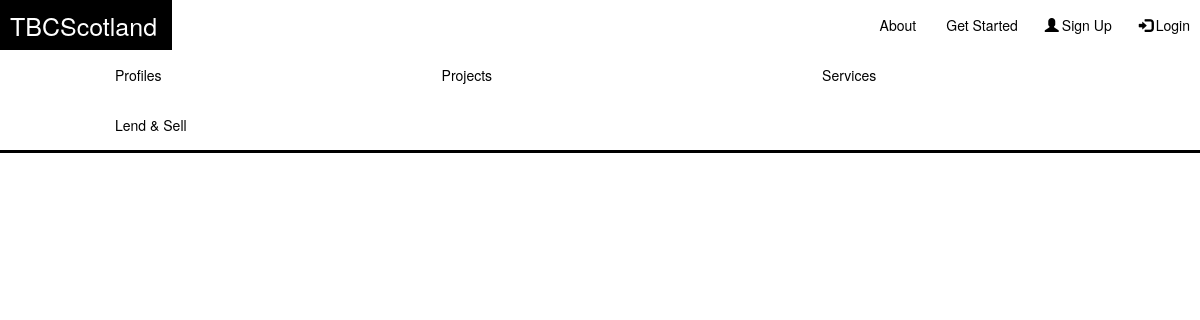
Page /tbc/projects/lkj/ on the earlier database version.
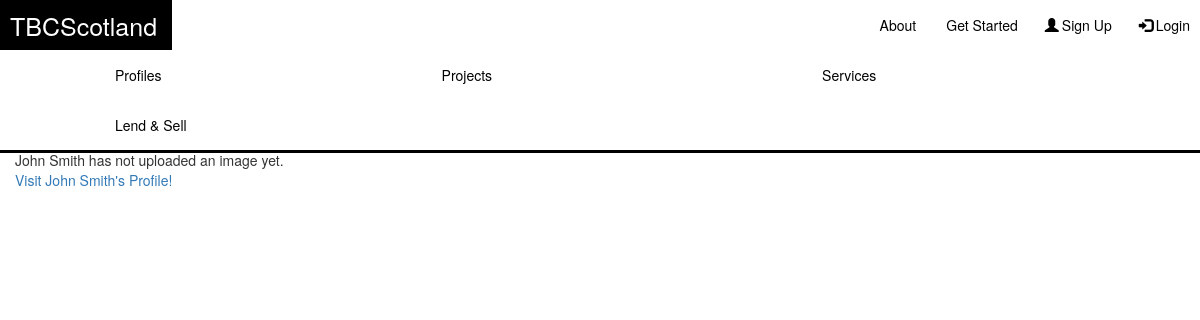
Same page on the later database version.
### tbc/models.py (models this page shows, shortened)
class Projects(models.Model):
    profile = models.ForeignKey(Profile)
    title = models.CharField(max_length=128)
    description = models.TextField()
    lookingFor = models.TextField()
    views = models.IntegerField(default=0)
    slug = models.SlugField(unique=True)
    image = models.ImageField(upload_to='Projects_images', blank=True)
    timeline = models.CharField(max_length=128)
    keywords = models.TextField()

class Profile(models.Model):
    name = models.CharField(max_length=128)
    image = models.ImageField(upload_to='profile_images', blank=True)
    skills = models.TextField()
    education = models.TextField()
    aboutme = models.TextField()
    slug = models.SlugField(unique=True)
    portfolio = models.ImageField(upload_to='portfolio_images', blank=True)
    activities = models.ImageField(upload_to='activities_images', blank=True)
    views = models.IntegerField(default=0)
    reviews = models.TextField()
    password = models.CharField(max_length=20)
    email = models.CharField(max_length=128)
    username = models.CharField(max_length=128)
    def __str__(self):
        return self.name

### tbc/views.py (the view)
# urls.py: url(r'^projects/(?P<project_name_slug>[\w\-]+)/$', views.show_project, name='show_project'),
def show_project(request, project_name_slug):
    context_dict = {}
    try:
        project = Projects.objects.get(slug=project_name_slug)
        context_dict['project_ad'] = project
    except Projects.DoesNotExist:
        context_dict['project_ad'] = None
    return render(request, 'tbc/projectad.html', context_dict)

### templates/tbc/projectad.html (shortened to what this page needs)
{% extends 'tbc/base.html' %}
{% block body_block %}
    <body>
        {% if project_ad %}
        <h1>{{ project_ad.title }}</h1>
        <div>
        </div>
        <div>
        </div>
            {% if project_ad.image %}
        <div>
            {{ project_ad.image }}
        </div>
            {% else %}
        <div>
            {{ project_ad.profile }} has not uploaded an image yet.
        </div>
            {% endif %}
        <div>
            <a href="{% url 'show_profile' project_ad.profile.slug %}">Visit {{ project_ad.profile }}'s Profile!</a>
        </div>
        {% else %}
        <strong>No Ad!</strong>
        {% endif %}
    </body>
{% endblock %}

Differences in the rows shown:
added Projects: profile "John Smith"
Other differences:
text now shown: "has not uploaded an image yet. Visit 's Profile!"
